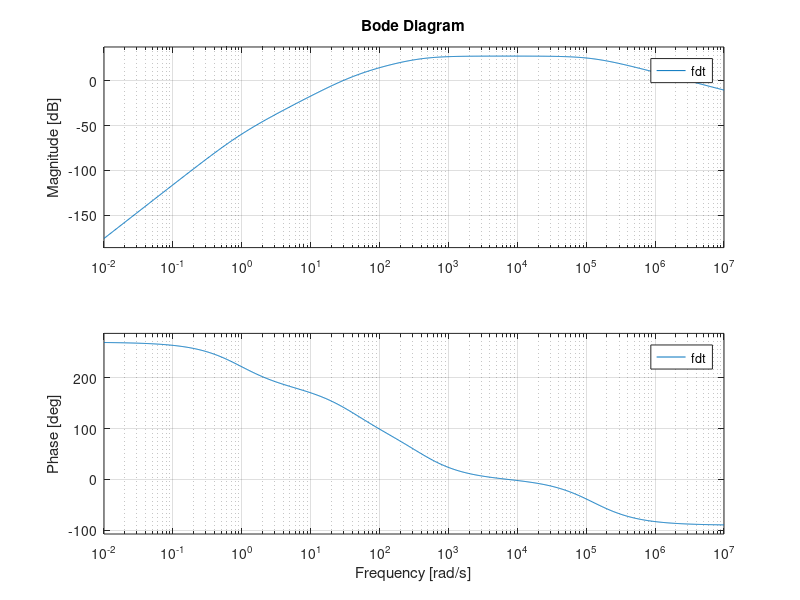
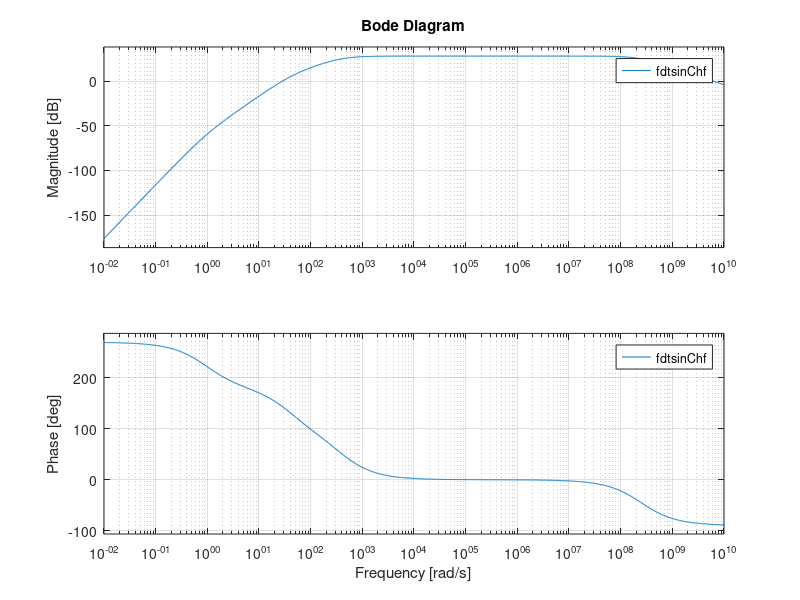
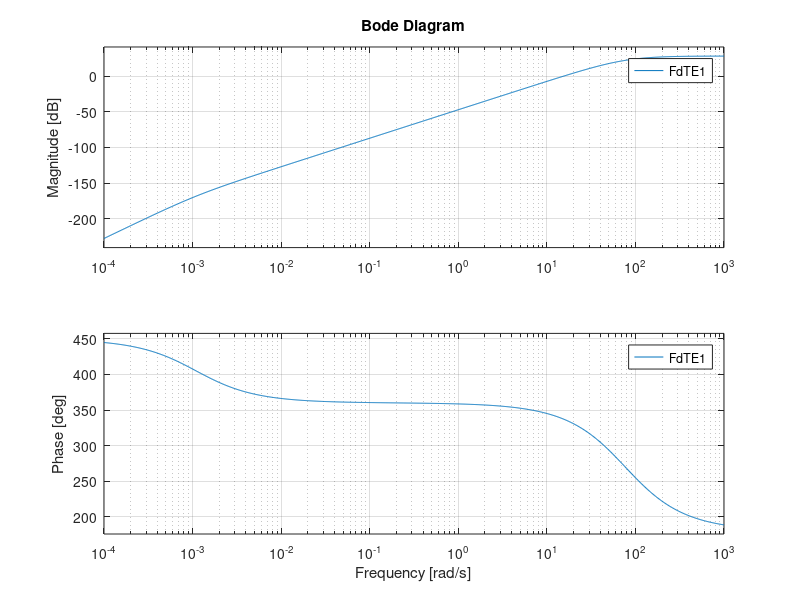
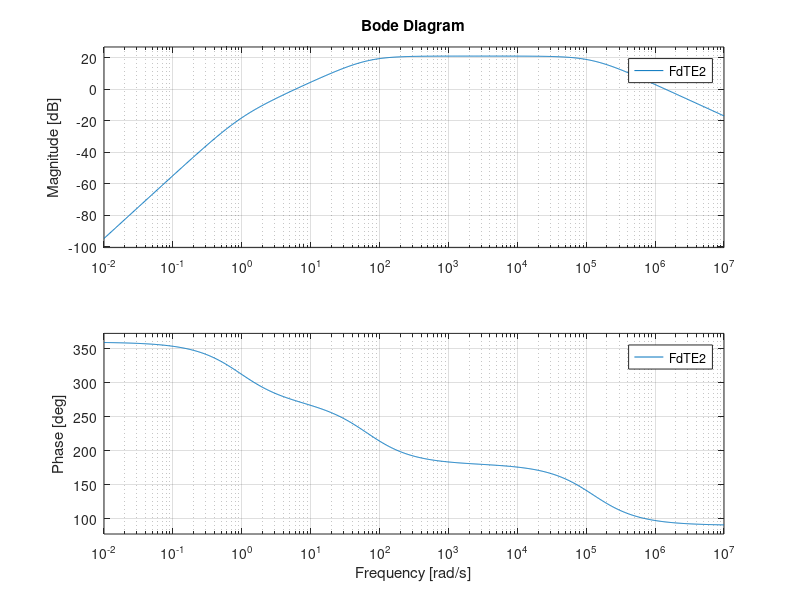

Source code (MATLAB) for these figures, in order:
clear all; close all; clc

Rd1  = 2200;     % 2.2 kΩ
Rd2  = 1500;     % 1.5 kΩ
Rl   = 1000;     % Resistencia de carga Rl [Ω]
Rs1  = 270;
Rs2  = 100;
Rl   = 1000;

rds1  = 2793.71;
rdso1 = 616.25;
rds2  = 751.97;
rdso2 = 275.36;

gm1   = 21.4264e-3;
gmo1  = 21.4264e-3;
gm2   = 31.9865e-3;
gmo2  = 31.9865e-3;

mu1  = rds1 * gm1;
muo1 = rdso1 * gmo1;
mu2  = rds2 * gm2;
muo2 = rdso2 * gmo2;

Co = 10e-6;
Ci = 10e-6;
Cc = 470e-6;

%   ===========================
%   ANÁLISIS EN BAJA FRECUENCIA
%   ===========================

% FRECUENCIAS DE CORTE DE LOS POLOS
% Chf está siempre abierto
% se asume Cs1 como el polo dominante

%Cálculos para evaluar Cc
Ra1 = rds1 + rdso1*(mu1+1) + Rs1*(mu1+1)*(muo1+1);
Ra2 = rdso2 + Rs2*(muo2+1);
Ra3 = (rds2+Rd2)/(mu2+1);
RCc1 = 1/(1/Rd1+1/Ra1)+1/(1/Ra2+1/Ra3) %Considero Co abierto

Ra4 = (rds2 + 1/(1/Rd2+1/Rl))/(mu2+1);
RCc2 = 1/(1/Rd1+1/Ra1)+1/(1/Ra2+1/Ra4) %Considero Co cortado

%Cálculos para evaluar Co
Ra5 = rds1+(mu1+1)*(rdso1+Rs1*(muo1+1));
Ra6 = 1/(1/Rd1+1/Ra5+1/Ra2);
RCo1 = Rl + 1/(1/Rd2+1/(Ra6*(mu2+1)+rds2)) %Cosnidero Cc cortado

Ra7 = rds2+rdso2*(mu2+1)+Rs2*(mu2+1)*(muo2+1);
RCo2 = Rl +1/(1/Rd2+1/Ra7) %Considero Cc abierto

disp('');
disp('FRECUENCIAS DE CORTE EN BAJA');
disp('Cuando Co está cortado y Cc abierto:');
fprintf('Wco %.4f  rad/s\n', 1/(Co*RCo2));
fprintf('Wcc %.4f  rad/s\n', 1/(Cc*RCc2));

disp('Cuando Cc está cortado y Co abierto:');
fprintf('Wco %.4f  rad/s\n', 1/(Co*RCo1));
fprintf('Wcc %.4f  rad/s\n', 1/(Cc*RCc1));

wcc = 1/(Cc*RCc1);
wco = 1/(Co*RCo1);

% Co está abierto cuando Cc está cortando
% Para un Cs1 dominante su w debe ser mayor o igual a 400 rad/s
disp('');
disp('Cálculo de Cs1');
Ra8 = (rds2 + (Rd2*Rl)/(Rd2+Rl))/(mu2+1);
Ra9 = rdso2+Rs2*(muo2+1);
Ra10 = 1/(1/Rd1 + 1/Ra9 + 1/Ra8);
Ra11 = rdso1+Rs1*(muo1+1);
RCs1 = 1/(1/Ra10+1/Ra11);

wps1 = 400; %rad/s
Cs1 = 1/(RCs1*wps1);
fprintf('Cs1 = %.4f uF\n',(1/(RCs1*wps1))*1e6);

%   ===========================
%   ANÁLISIS EN ALTA FRECUENCIA
%   ===========================

Ciss = 50e-12;
Coss = 25e-12;
Crss = 5e-12;
Cgd = Crss;

Cds = Coss - Cgd;
Cgs = Ciss - Cgd;

Req = 1/(1/Rd2+1/Rl);
wphf = 2*3.14*20e3;

Ceq = 1/(Req * wphf);

Chf = Ceq - Cgd;
Rd2l = (Rd2*Rl)/(Rd2+Rl);

wzhf = 1 / (Ceq * Rd2l);
wpg2 = wzhf;

disp('');
disp('CALCULO DE Chf');
fprintf('Chf %.4f  nF\n', Chf*1e9);
fprintf('Wp %.4f  rad/s\n', wphf);
fprintf('Wz %.4f  rad/s\n', wzhf);

Rg2 = 2/3 * 1e6;
Rb1 = rdso2 + Rs2 * (muo2 +1);
Rth = 1/(+ 1/Rd1 + 1/Rb1);

Rs = Rth * (mu2+1);
Rgs = Rs + Rg2;
Req2 = (Rg2 * Rs)/(Rg2+Rs);

wpgs = 1/(Cgs*Rgs)
Ceq2 = 1/(wpg2*Req2);
Cg2 = Ceq - Cgd
wzg2 = 1/(Ceq2*Rg2)


polosinChf = 1/(Cgd*Rth);

%   =========================
%   FUNCIÓN DE TRANSFERENCIA
%   =========================

pkg load control
s = tf('s');

Av =24.6879;

numL = s^3;
denL = (s + wco)*(s + wcc)*(s + wps1);
fdtL = Av *numL/denL;

fdtH = Av/(1+s/wphf);

fdt = Av/(1+s/wphf) * numL/denL;

fdtsinChf = Av/(1+s/polosinChf) * numL/denL;

figure(1);
bode(fdt);

figure(2);
bode(fdtsinChf);

##polo = 1/(Ceq*Req)
##1/polo
##
##figure(3);
##bode(fdtH);

%% ETAPA 1

Av1 = (-mu1*Rd1)/(rds1+Rd1);

wi = 1/(Ci*Rb1);

Rs1_eq = 1/( 1/(rdso1 + Rs1 * (muo1 + 1)) + (mu1 + 1)/(rds1 + Rd1));

ws1 = 1/(Cs1*Rs1);

Rc = Rd1 + rds1 + (mu1 + 1)*(rdso1 + Rd1*(muo1 + 1));

wc = 1/(Cc*Rc);

FdTE1 = (s^3 * Av1)/( (s + wi) * (s + ws1) * (s + wc));

figure(3);
bode(FdTE1);

%% ETAPA 2 CON CHF

Rdl = (Rd1*Rl)/(Rd1+Rl);

Av2 = (-mu2*Rdl)/(Rdl + rds2);

Rcc = 1/( 1/(rdso2 + (muo2 + 1)*Rs2) + 1/(rds2 + Rd2));

wcc_e2 = 1/(Rcc*Cc);

Ro = Rl + (Rd2*rds2)/(Rd2+rds2);

wo = 1/(Ro*Co);

FdTE2 = (Av2*s^2)/( (s+wcc) * (s+wo) * (1+s/wphf));

figure(4);
bode(FdTE2);

% Corrección en el denominador de FdTE2:
FdTE2 = (Av2 * s^2) / ((s + wcc) * (s + wo) * (1 + s/wphf));

freqs = [10, 100, 1000, 10000, 20000, 100000];
w_vec = 2 * pi * freqs;

[mag1, ~] = bode(FdTE1, w_vec);
[mag2, ~] = bode(FdTE2, w_vec);
[mag_tot, ~] = bode(fdt, w_vec);

mag1 = squeeze(mag1);
mag2 = squeeze(mag2);
mag_tot = squeeze(mag_tot);

fprintf('\n========================================================\n');
fprintf(' f (Hz)    |  |Etapa 1| (V/V) |  |Etapa 2| (V/V) |  |Total| (V/V)\n');
fprintf('--------------------------------------------------------\n');
for k = 1:length(freqs)
    fprintf('%8d   | %13.4f | %13.4f | %11.4f\n', ...
        freqs(k), mag1(k), mag2(k), mag_tot(k));
end
fprintf('========================================================\n');
